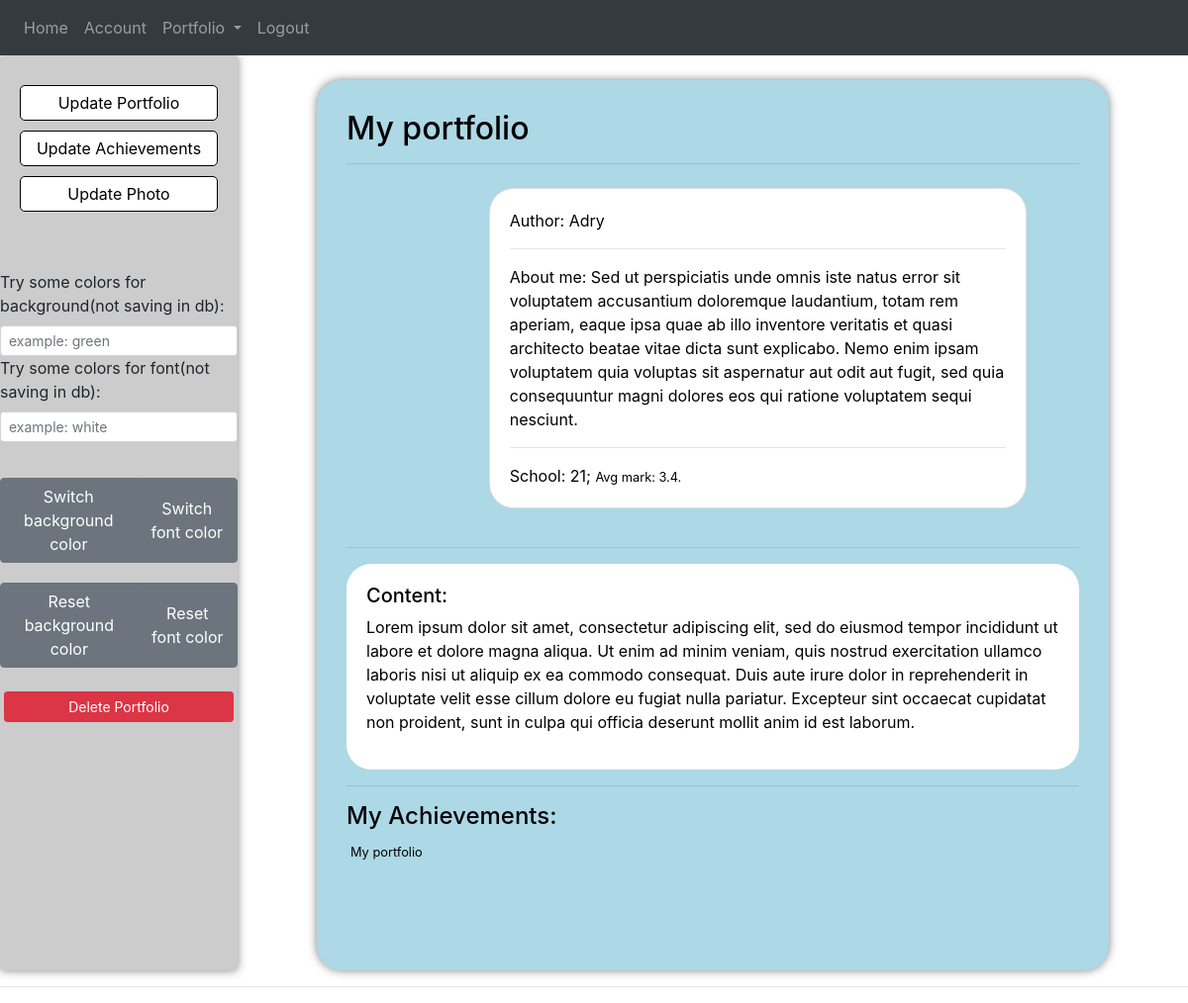
Before: /portfolio (signed in) with the older database file.
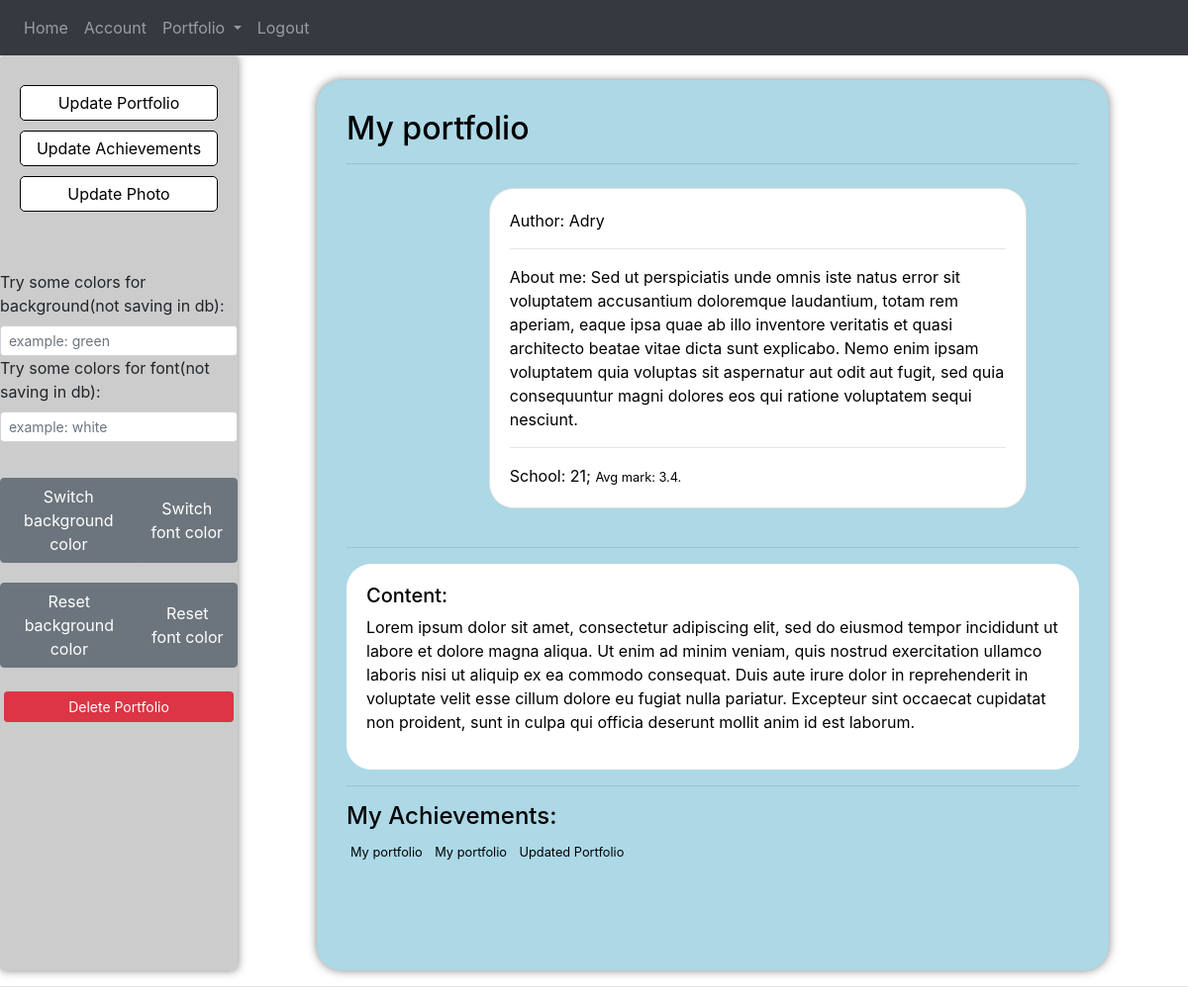
After: the same page with the newer database file.
### app/models.py (models this page shows)
class Achievementss(db.Model):
    id = db.Column(db.Integer, primary_key=True, autoincrement=True)
    title = db.Column(db.String, nullable=False)
    type = db.Column(db.String, nullable=False)
    user_id = db.Column(db.Integer, db.ForeignKey('user.id'), nullable=False)

### app/portfolio/routes.py (the view)
@port.route('/portfolio')
@login_required
def portfolio():
    user = current_user.username
    achieves = Achievementss.query.filter_by(user_id=current_user.id)
    port = Portfolio.query.filter_by(user_id=current_user.id).first()
    if port is None:
        flash('You don\'t have any portfolio. Create your first!', 'info')
        return redirect(url_for('port.create_portfolio'))
    return render_template('portfolio.html', port=port, user=user, achieves=achieves)

### app/models.py (called while the page is built)
@login_manager.user_loader
def load_user(user_id):
    return User.query.get(int(user_id))

### app/templates/portfolio.html (shortened to what this page needs)
{% extends 'layout.html' %}
{% block body %}
<div class="wrapper">
<aside class="sidebar">
<form class="settings" action="" method="post">
    <a class="settings-btn" href="{{ url_for('port.port_title_update') }}">Update Portfolio</a>
    <a class="settings-btn" href="{{ url_for('users.achievements') }}">Update Achievements</a>
    <a class="settings-btn" href="{{ url_for('users.account') }}">Update Photo</a>
</form>
<form action="">
    <div class="input-group-sm mb-3 mt-3">
        <label for="port-color-back">Try some colors for background(not saving in db):</label>
        <input class="form-control" type="text" id="port-color-back" placeholder="example: green">
        <label for="port-color-font">Try some colors for font(not saving in db):</label>
        <input class="form-control" type="text" id="port-color-font" placeholder="example: white">
    </div>
</form>
    <div class="btn-group btns">
        <button class="btn btn-secondary child" onclick="changeColor(document.getElementById('port-color-back').value)">Switch background color</button>
        <button class="btn btn-secondary child" onclick="newFont(document.getElementById('port-color-font').value)">Switch font color</button>
    </div>
    <div class="btn-group btns">
        <button class="btn btn-secondary child" onclick="changeColor('lightblue')">Reset background color</button>
        <button class="btn btn-secondary child" onclick="newFont('black')">Reset font color</button>
    </div>
    <div class="btn-group btns">
        <button type="button" class="btn btn-danger btn-sm m-1" data-toggle="modal" data-target="#deleteModal">Delete Portfolio</button>
    </div>
</aside>
    <div class="main" id="main">
        <fieldset>
            <h2>{{port.title}}</h2>
            <hr>
        </fieldset>
        <fieldset>
            <div  class="author d-flex p-2 bd-highlight d-flex justify-content-around align-items-center">
                <div class="card">
                  <div class="card-body">
                      <span>Author: {{ user }} </span>
                      <hr>
                      <p>About me: {{ port.about }}</p>
                      <hr>
                      <span>School: {{ port.school }};</span>
                      <small>Avg mark: {{ port.avg }}.</small>
                  </div>
                </div>
            </div>
        </fieldset>
        <hr>
        <fieldset>
            <div  class="port-content">
                <h5>Content:</h5>
                <p>{{ port.content }}</p>
            </div>
        </fieldset>
        <hr>
        <fieldset>
            <h4>My Achievements:</h4>
                    {% for item in achieves %}
                        <small class="muted m-1">{{item.title}}</small>
                    {% endfor %}
        </fieldset>
    </div>
</div>
<hr>
{% endblock %}

Changed rows visible on the page:
added Achievementss: title "My portfolio"
added Achievementss: title "Updated Portfolio"
